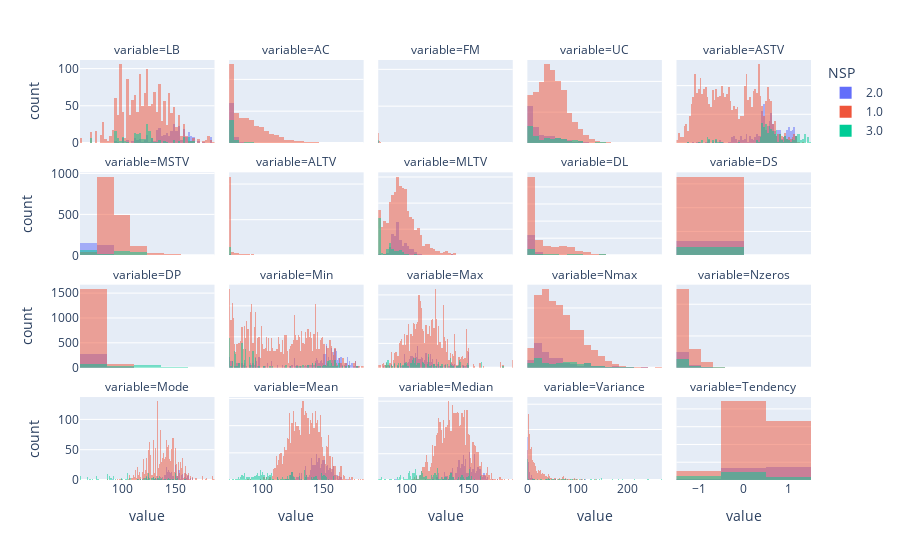

The notebook cell this image was saved under:
### Code cell
# Not a ton of obvious sperability of classes based on any of these variables
# Low mean/median/mode -> Pathology, but not low LB
# High ASTV -> pathology, low ASTV -> Normal
# High ALTV -> pathology, low ASTV -> Normal
# High AC -> Normal
# High DP -> Pathological
# DS -> Pathological
# High or low variance -> Pathological
# High or low min -> Pathological
# Low MLTV -> pathological
melted = raw_data_filtered.melt("NSP")
fig = px.histogram(melted, x="value", color="NSP", facet_col="variable", facet_col_wrap=5, opacity=.5, barmode='overlay', nbins=1000, 
                #    histnorm='probability density'
                   )
fig.update_yaxes(matches=None)
fig.update_xaxes(matches=None)
fig.show()

### Figure 1 — Plotly figure (JSON) as saved in the notebook; plotly's stock layout.template omitted (floating-point values rounded to 4 significant figures; data arrays with more than 128 entries replaced by an {"elided": "..."} marker saying what was removed)
{"data": [{"alignmentgroup": "True", "bingroup": "x", "hovertemplate": "NSP=2.0<br>variable=LB<br>value=%{x}<br>count=%{y}<extra></extra>", "legendgroup": "2.0", "marker": {"color": "#636efa", "opacity": 0.5, "pattern": {"shape": ""}}, "name": "2.0", "nbinsx": 1000, "offsetgroup": "2.0", "orientation": "v", "showlegend": true, "type": "histogram", "x": {"elided": "295 int values"}, "xaxis": "x16", "yaxis": "y16"}, {"alignmentgroup": "True", "bingroup": "x", "hovertemplate": "NSP=2.0<br>variable=AC<br>value=%{x}<br>count=%{y}<extra></extra>", "legendgroup": "2.0", "marker": {"color": "#636efa", "opacity": 0.5, "pattern": {"shape": ""}}, "name": "2.0", "nbinsx": 1000, "offsetgroup": "2.0", "orientation": "v", "showlegend": false, "type": "histogram", "x": {"elided": "295 int values"}, "xaxis": "x17", "yaxis": "y17"}, {"alignmentgroup": "True", "bingroup": "x", "hovertemplate": "NSP=2.0<br>variable=FM<br>value=%{x}<br>count=%{y}<extra></extra>", "legendgroup": "2.0", "marker": {"color": "#636efa", "opacity": 0.5, "pattern": {"shape": ""}}, "name": "2.0", "nbinsx": 1000, "offsetgroup": "2.0", "orientation": "v", "showlegend": false, "type": "histogram", "x": {"elided": "295 int values"}, "xaxis": "x18", "yaxis": "y18"}, {"alignmentgroup": "True", "bingroup": "x", "hovertemplate": "NSP=2.0<br>variable=UC<br>value=%{x}<br>count=%{y}<extra></extra>", "legendgroup": "2.0", "marker": {"color": "#636efa", "opacity": 0.5, "pattern": {"shape": ""}}, "name": "2.0", "nbinsx": 1000, "offsetgroup": "2.0", "orientation": "v", "showlegend": false, "type": "histogram", "x": {"elided": "295 int values"}, "xaxis": "x19", "yaxis": "y19"}, {"alignmentgroup": "True", "bingroup": "x", "hovertemplate": "NSP=2.0<br>variable=ASTV<br>value=%{x}<br>count=%{y}<extra></extra>", "legendgroup": "2.0", "marker": {"color": "#636efa", "opacity": 0.5, "pattern": {"shape": ""}}, "name": "2.0", "nbinsx": 1000, "offsetgroup": "2.0", "orientation": "v", "showlegend": false, "type": "histogram", "x": {"elided": "295 int values"}, "xaxis": "x20", "yaxis": "y20"}, {"alignmentgroup": "True", "bingroup": "x", "hovertemplate": "NSP=2.0<br>variable=MSTV<br>value=%{x}<br>count=%{y}<extra></extra>", "legendgroup": "2.0", "marker": {"color": "#636efa", "opacity": 0.5, "pattern": {"shape": ""}}, "name": "2.0", "nbinsx": 1000, "offsetgroup": "2.0", "orientation": "v", "showlegend": false, "type": "histogram", "x": {"elided": "295 float values"}, "xaxis": "x11", "yaxis": "y11"}, {"alignmentgroup": "True", "bingroup": "x", "hovertemplate": "NSP=2.0<br>variable=ALTV<br>value=%{x}<br>count=%{y}<extra></extra>", "legendgroup": "2.0", "marker": {"color": "#636efa", "opacity": 0.5, "pattern": {"shape": ""}}, "name": "2.0", "nbinsx": 1000, "offsetgroup": "2.0", "orientation": "v", "showlegend": false, "type": "histogram", "x": {"elided": "295 int values"}, "xaxis": "x12", "yaxis": "y12"}, {"alignmentgroup": "True", "bingroup": "x", "hovertemplate": "NSP=2.0<br>variable=MLTV<br>value=%{x}<br>count=%{y}<extra></extra>", "legendgroup": "2.0", "marker": {"color": "#636efa", "opacity": 0.5, "pattern": {"shape": ""}}, "name": "2.0", "nbinsx": 1000, "offsetgroup": "2.0", "orientation": "v", "showlegend": false, "type": "histogram", "x": {"elided": "295 float values"}, "xaxis": "x13", "yaxis": "y13"}, {"alignmentgroup": "True", "bingroup": "x", "hovertemplate": "NSP=2.0<br>variable=DL<br>value=%{x}<br>count=%{y}<extra></extra>", "legendgroup": "2.0", "marker": {"color": "#636efa", "opacity": 0.5, "pattern": {"shape": ""}}, "name": "2.0", "nbinsx": 1000, "offsetgroup": "2.0", "orientation": "v", "showlegend": false, "type": "histogram", "x": {"elided": "295 int values"}, "xaxis": "x14", "yaxis": "y14"}, {"alignmentgroup": "True", "bingroup": "x", "hovertemplate": "NSP=2.0<br>variable=DS<br>value=%{x}<br>count=%{y}<extra></extra>", "legendgroup": "2.0", "marker": {"color": "#636efa", "opacity": 0.5, "pattern": {"shape": ""}}, "name": "2.0", "nbinsx": 1000, "offsetgroup": "2.0", "orientation": "v", "showlegend": false, "type": "histogram", "x": {"elided": "295 int values"}, "xaxis": "x15", "yaxis": "y15"}, {"alignmentgroup": "True", "bingroup": "x", "hovertemplate": "NSP=2.0<br>variable=DP<br>value=%{x}<br>count=%{y}<extra></extra>", "legendgroup": "2.0", "marker": {"color": "#636efa", "opacity": 0.5, "pattern": {"shape": ""}}, "name": "2.0", "nbinsx": 1000, "offsetgroup": "2.0", "orientation": "v", "showlegend": false, "type": "histogram", "x": {"elided": "295 int values"}, "xaxis": "x6", "yaxis": "y6"}, {"alignmentgroup": "True", "bingroup": "x", "hovertemplate": "NSP=2.0<br>variable=Min<br>value=%{x}<br>count=%{y}<extra></extra>", "legendgroup": "2.0", "marker": {"color": "#636efa", "opacity": 0.5, "pattern": {"shape": ""}}, "name": "2.0", "nbinsx": 1000, "offsetgroup": "2.0", "orientation": "v", "showlegend": false, "type": "histogram", "x": {"elided": "295 int values"}, "xaxis": "x7", "yaxis": "y7"}, {"alignmentgroup": "True", "bingroup": "x", "hovertemplate": "NSP=2.0<br>variable=Max<br>value=%{x}<br>count=%{y}<extra></extra>", "legendgroup": "2.0", "marker": {"color": "#636efa", "opacity": 0.5, "pattern": {"shape": ""}}, "name": "2.0", "nbinsx": 1000, "offsetgroup": "2.0", "orientation": "v", "showlegend": false, "type": "histogram", "x": {"elided": "295 int values"}, "xaxis": "x8", "yaxis": "y8"}, {"alignmentgroup": "True", "bingroup": "x", "hovertemplate": "NSP=2.0<br>variable=Nmax<br>value=%{x}<br>count=%{y}<extra></extra>", "legendgroup": "2.0", "marker": {"color": "#636efa", "opacity": 0.5, "pattern": {"shape": ""}}, "name": "2.0", "nbinsx": 1000, "offsetgroup": "2.0", "orientation": "v", "showlegend": false, "type": "histogram", "x": {"elided": "295 int values"}, "xaxis": "x9", "yaxis": "y9"}, {"alignmentgroup": "True", "bingroup": "x", "hovertemplate": "NSP=2.0<br>variable=Nzeros<br>value=%{x}<br>count=%{y}<extra></extra>", "legendgroup": "2.0", "marker": {"color": "#636efa", "opacity": 0.5, "pattern": {"shape": ""}}, "name": "2.0", "nbinsx": 1000, "offsetgroup": "2.0", "orientation": "v", "showlegend": false, "type": "histogram", "x": {"elided": "295 int values"}, "xaxis": "x10", "yaxis": "y10"}, {"alignmentgroup": "True", "bingroup": "x", "hovertemplate": "NSP=2.0<br>variable=Mode<br>value=%{x}<br>count=%{y}<extra></extra>", "legendgroup": "2.0", "marker": {"color": "#636efa", "opacity": 0.5, "pattern": {"shape": ""}}, "name": "2.0", "nbinsx": 1000, "offsetgroup": "2.0", "orientation": "v", "showlegend": false, "type": "histogram", "x": {"elided": "295 int values"}, "xaxis": "x", "yaxis": "y"}, {"alignmentgroup": "True", "bingroup": "x", "hovertemplate": "NSP=2.0<br>variable=Mean<br>value=%{x}<br>count=%{y}<extra></extra>", "legendgroup": "2.0", "marker": {"color": "#636efa", "opacity": 0.5, "pattern": {"shape": ""}}, "name": "2.0", "nbinsx": 1000, "offsetgroup": "2.0", "orientation": "v", "showlegend": false, "type": "histogram", "x": {"elided": "295 int values"}, "xaxis": "x2", "yaxis": "y2"}, {"alignmentgroup": "True", "bingroup": "x", "hovertemplate": "NSP=2.0<br>variable=Median<br>value=%{x}<br>count=%{y}<extra></extra>", "legendgroup": "2.0", "marker": {"color": "#636efa", "opacity": 0.5, "pattern": {"shape": ""}}, "name": "2.0", "nbinsx": 1000, "offsetgroup": "2.0", "orientation": "v", "showlegend": false, "type": "histogram", "x": {"elided": "295 int values"}, "xaxis": "x3", "yaxis": "y3"}, {"alignmentgroup": "True", "bingroup": "x", "hovertemplate": "NSP=2.0<br>variable=Variance<br>value=%{x}<br>count=%{y}<extra></extra>", "legendgroup": "2.0", "marker": {"color": "#636efa", "opacity": 0.5, "pattern": {"shape": ""}}, "name": "2.0", "nbinsx": 1000, "offsetgroup": "2.0", "orientation": "v", "showlegend": false, "type": "histogram", "x": {"elided": "295 int values"}, "xaxis": "x4", "yaxis": "y4"}, {"alignmentgroup": "True", "bingroup": "x", "hovertemplate": "NSP=2.0<br>variable=Tendency<br>value=%{x}<br>count=%{y}<extra></extra>", "legendgroup": "2.0", "marker": {"color": "#636efa", "opacity": 0.5, "pattern": {"shape": ""}}, "name": "2.0", "nbinsx": 1000, "offsetgroup": "2.0", "orientation": "v", "showlegend": false, "type": "histogram", "x": {"elided": "295 int values"}, "xaxis": "x5", "yaxis": "y5"}, {"alignmentgroup": "True", "bingroup": "x", "hovertemplate": "NSP=1.0<br>variable=LB<br>value=%{x}<br>count=%{y}<extra></extra>", "legendgroup": "1.0", "marker": {"color": "#EF553B", "opacity": 0.5, "pattern": {"shape": ""}}, "name": "1.0", "nbinsx": 1000, "offsetgroup": "1.0", "orientation": "v", "showlegend": true, "type": "histogram", "x": {"elided": "1655 int values"}, "xaxis": "x16", "yaxis": "y16"}, {"alignmentgroup": "True", "bingroup": "x", "hovertemplate": "NSP=1.0<br>variable=AC<br>value=%{x}<br>count=%{y}<extra></extra>", "legendgroup": "1.0", "marker": {"color": "#EF553B", "opacity": 0.5, "pattern": {"shape": ""}}, "name": "1.0", "nbinsx": 1000, "offsetgroup": "1.0", "orientation": "v", "showlegend": false, "type": "histogram", "x": {"elided": "1655 int values"}, "xaxis": "x17", "yaxis": "y17"}, {"alignmentgroup": "True", "bingroup": "x", "hovertemplate": "NSP=1.0<br>variable=FM<br>value=%{x}<br>count=%{y}<extra></extra>", "legendgroup": "1.0", "marker": {"color": "#EF553B", "opacity": 0.5, "pattern": {"shape": ""}}, "name": "1.0", "nbinsx": 1000, "offsetgroup": "1.0", "orientation": "v", "showlegend": false, "type": "histogram", "x": {"elided": "1655 int values"}, "xaxis": "x18", "yaxis": "y18"}, {"alignmentgroup": "True", "bingroup": "x", "hovertemplate": "NSP=1.0<br>variable=UC<br>value=%{x}<br>count=%{y}<extra></extra>", "legendgroup": "1.0", "marker": {"color": "#EF553B", "opacity": 0.5, "pattern": {"shape": ""}}, "name": "1.0", "nbinsx": 1000, "offsetgroup": "1.0", "orientation": "v", "showlegend": false, "type": "histogram", "x": {"elided": "1655 int values"}, "xaxis": "x19", "yaxis": "y19"}, {"alignmentgroup": "True", "bingroup": "x", "hovertemplate": "NSP=1.0<br>variable=ASTV<br>value=%{x}<br>count=%{y}<extra></extra>", "legendgroup": "1.0", "marker": {"color": "#EF553B", "opacity": 0.5, "pattern": {"shape": ""}}, "name": "1.0", "nbinsx": 1000, "offsetgroup": "1.0", "orientation": "v", "showlegend": false, "type": "histogram", "x": {"elided": "1655 int values"}, "xaxis": "x20", "yaxis": "y20"}, {"alignmentgroup": "True", "bingroup": "x", "hovertemplate": "NSP=1.0<br>variable=MSTV<br>value=%{x}<br>count=%{y}<extra></extra>", "legendgroup": "1.0", "marker": {"color": "#EF553B", "opacity": 0.5, "pattern": {"shape": ""}}, "name": "1.0", "nbinsx": 1000, "offsetgroup": "1.0", "orientation": "v", "showlegend": false, "type": "histogram", "x": {"elided": "1655 float values"}, "xaxis": "x11", "yaxis": "y11"}, {"alignmentgroup": "True", "bingroup": "x", "hovertemplate": "NSP=1.0<br>variable=ALTV<br>value=%{x}<br>count=%{y}<extra></extra>", "legendgroup": "1.0", "marker": {"color": "#EF553B", "opacity": 0.5, "pattern": {"shape": ""}}, "name": "1.0", "nbinsx": 1000, "offsetgroup": "1.0", "orientation": "v", "showlegend": false, "type": "histogram", "x": {"elided": "1655 int values"}, "xaxis": "x12", "yaxis": "y12"}, {"alignmentgroup": "True", "bingroup": "x", "hovertemplate": "NSP=1.0<br>variable=MLTV<br>value=%{x}<br>count=%{y}<extra></extra>", "legendgroup": "1.0", "marker": {"color": "#EF553B", "opacity": 0.5, "pattern": {"shape": ""}}, "name": "1.0", "nbinsx": 1000, "offsetgroup": "1.0", "orientation": "v", "showlegend": false, "type": "histogram", "x": {"elided": "1655 float values"}, "xaxis": "x13", "yaxis": "y13"}, {"alignmentgroup": "True", "bingroup": "x", "hovertemplate": "NSP=1.0<br>variable=DL<br>value=%{x}<br>count=%{y}<extra></extra>", "legendgroup": "1.0", "marker": {"color": "#EF553B", "opacity": 0.5, "pattern": {"shape": ""}}, "name": "1.0", "nbinsx": 1000, "offsetgroup": "1.0", "orientation": "v", "showlegend": false, "type": "histogram", "x": {"elided": "1655 int values"}, "xaxis": "x14", "yaxis": "y14"}, {"alignmentgroup": "True", "bingroup": "x", "hovertemplate": "NSP=1.0<br>variable=DS<br>value=%{x}<br>count=%{y}<extra></extra>", "legendgroup": "1.0", "marker": {"color": "#EF553B", "opacity": 0.5, "pattern": {"shape": ""}}, "name": "1.0", "nbinsx": 1000, "offsetgroup": "1.0", "orientation": "v", "showlegend": false, "type": "histogram", "x": {"elided": "1655 int values"}, "xaxis": "x15", "yaxis": "y15"}, {"alignmentgroup": "True", "bingroup": "x", "hovertemplate": "NSP=1.0<br>variable=DP<br>value=%{x}<br>count=%{y}<extra></extra>", "legendgroup": "1.0", "marker": {"color": "#EF553B", "opacity": 0.5, "pattern": {"shape": ""}}, "name": "1.0", "nbinsx": 1000, "offsetgroup": "1.0", "orientation": "v", "showlegend": false, "type": "histogram", "x": {"elided": "1655 int values"}, "xaxis": "x6", "yaxis": "y6"}, {"alignmentgroup": "True", "bingroup": "x", "hovertemplate": "NSP=1.0<br>variable=Min<br>value=%{x}<br>count=%{y}<extra></extra>", "legendgroup": "1.0", "marker": {"color": "#EF553B", "opacity": 0.5, "pattern": {"shape": ""}}, "name": "1.0", "nbinsx": 1000, "offsetgroup": "1.0", "orientation": "v", "showlegend": false, "type": "histogram", "x": {"elided": "1655 int values"}, "xaxis": "x7", "yaxis": "y7"}, {"alignmentgroup": "True", "bingroup": "x", "hovertemplate": "NSP=1.0<br>variable=Max<br>value=%{x}<br>count=%{y}<extra></extra>", "legendgroup": "1.0", "marker": {"color": "#EF553B", "opacity": 0.5, "pattern": {"shape": ""}}, "name": "1.0", "nbinsx": 1000, "offsetgroup": "1.0", "orientation": "v", "showlegend": false, "type": "histogram", "x": {"elided": "1655 int values"}, "xaxis": "x8", "yaxis": "y8"}, {"alignmentgroup": "True", "bingroup": "x", "hovertemplate": "NSP=1.0<br>variable=Nmax<br>value=%{x}<br>count=%{y}<extra></extra>", "legendgroup": "1.0", "marker": {"color": "#EF553B", "opacity": 0.5, "pattern": {"shape": ""}}, "name": "1.0", "nbinsx": 1000, "offsetgroup": "1.0", "orientation": "v", "showlegend": false, "type": "histogram", "x": {"elided": "1655 int values"}, "xaxis": "x9", "yaxis": "y9"}, {"alignmentgroup": "True", "bingroup": "x", "hovertemplate": "NSP=1.0<br>variable=Nzeros<br>value=%{x}<br>count=%{y}<extra></extra>", "legendgroup": "1.0", "marker": {"color": "#EF553B", "opacity": 0.5, "pattern": {"shape": ""}}, "name": "1.0", "nbinsx": 1000, "offsetgroup": "1.0", "orientation": "v", "showlegend": false, "type": "histogram", "x": {"elided": "1655 int values"}, "xaxis": "x10", "yaxis": "y10"}, {"alignmentgroup": "True", "bingroup": "x", "hovertemplate": "NSP=1.0<br>variable=Mode<br>value=%{x}<br>count=%{y}<extra></extra>", "legendgroup": "1.0", "marker": {"color": "#EF553B", "opacity": 0.5, "pattern": {"shape": ""}}, "name": "1.0", "nbinsx": 1000, "offsetgroup": "1.0", "orientation": "v", "showlegend": false, "type": "histogram", "x": {"elided": "1655 int values"}, "xaxis": "x", "yaxis": "y"}, {"alignmentgroup": "True", "bingroup": "x", "hovertemplate": "NSP=1.0<br>variable=Mean<br>value=%{x}<br>count=%{y}<extra></extra>", "legendgroup": "1.0", "marker": {"color": "#EF553B", "opacity": 0.5, "pattern": {"shape": ""}}, "name": "1.0", "nbinsx": 1000, "offsetgroup": "1.0", "orientation": "v", "showlegend": false, "type": "histogram", "x": {"elided": "1655 int values"}, "xaxis": "x2", "yaxis": "y2"}, {"alignmentgroup": "True", "bingroup": "x", "hovertemplate": "NSP=1.0<br>variable=Median<br>value=%{x}<br>count=%{y}<extra></extra>", "legendgroup": "1.0", "marker": {"color": "#EF553B", "opacity": 0.5, "pattern": {"shape": ""}}, "name": "1.0", "nbinsx": 1000, "offsetgroup": "1.0", "orientation": "v", "showlegend": false, "type": "histogram", "x": {"elided": "1655 int values"}, "xaxis": "x3", "yaxis": "y3"}, {"alignmentgroup": "True", "bingroup": "x", "hovertemplate": "NSP=1.0<br>variable=Variance<br>value=%{x}<br>count=%{y}<extra></extra>", "legendgroup": "1.0", "marker": {"color": "#EF553B", "opacity": 0.5, "pattern": {"shape": ""}}, "name": "1.0", "nbinsx": 1000, "offsetgroup": "1.0", "orientation": "v", "showlegend": false, "type": "histogram", "x": {"elided": "1655 int values"}, "xaxis": "x4", "yaxis": "y4"}, {"alignmentgroup": "True", "bingroup": "x", "hovertemplate": "NSP=1.0<br>variable=Tendency<br>value=%{x}<br>count=%{y}<extra></extra>", "legendgroup": "1.0", "marker": {"color": "#EF553B", "opacity": 0.5, "pattern": {"shape": ""}}, "name": "1.0", "nbinsx": 1000, "offsetgroup": "1.0", "orientation": "v", "showlegend": false, "type": "histogram", "x": {"elided": "1655 int values"}, "xaxis": "x5", "yaxis": "y5"}, {"alignmentgroup": "True", "bingroup": "x", "hovertemplate": "NSP=3.0<br>variable=LB<br>value=%{x}<br>count=%{y}<extra></extra>", "legendgroup": "3.0", "marker": {"color": "#00cc96", "opacity": 0.5, "pattern": {"shape": ""}}, "name": "3.0", "nbinsx": 1000, "offsetgroup": "3.0", "orientation": "v", "showlegend": true, "type": "histogram", "x": {"elided": "176 int values"}, "xaxis": "x16", "yaxis": "y16"}, {"alignmentgroup": "True", "bingroup": "x", "hovertemplate": "NSP=3.0<br>variable=AC<br>value=%{x}<br>count=%{y}<extra></extra>", "legendgroup": "3.0", "marker": {"color": "#00cc96", "opacity": 0.5, "pattern": {"shape": ""}}, "name": "3.0", "nbinsx": 1000, "offsetgroup": "3.0", "orientation": "v", "showlegend": false, "type": "histogram", "x": {"elided": "176 int values"}, "xaxis": "x17", "yaxis": "y17"}, {"alignmentgroup": "True", "bingroup": "x", "hovertemplate": "NSP=3.0<br>variable=FM<br>value=%{x}<br>count=%{y}<extra></extra>", "legendgroup": "3.0", "marker": {"color": "#00cc96", "opacity": 0.5, "pattern": {"shape": ""}}, "name": "3.0", "nbinsx": 1000, "offsetgroup": "3.0", "orientation": "v", "showlegend": false, "type": "histogram", "x": {"elided": "176 int values"}, "xaxis": "x18", "yaxis": "y18"}, {"alignmentgroup": "True", "bingroup": "x", "hovertemplate": "NSP=3.0<br>variable=UC<br>value=%{x}<br>count=%{y}<extra></extra>", "legendgroup": "3.0", "marker": {"color": "#00cc96", "opacity": 0.5, "pattern": {"shape": ""}}, "name": "3.0", "nbinsx": 1000, "offsetgroup": "3.0", "orientation": "v", "showlegend": false, "type": "histogram", "x": {"elided": "176 int values"}, "xaxis": "x19", "yaxis": "y19"}, {"alignmentgroup": "True", "bingroup": "x", "hovertemplate": "NSP=3.0<br>variable=ASTV<br>value=%{x}<br>count=%{y}<extra></extra>", "legendgroup": "3.0", "marker": {"color": "#00cc96", "opacity": 0.5, "pattern": {"shape": ""}}, "name": "3.0", "nbinsx": 1000, "offsetgroup": "3.0", "orientation": "v", "showlegend": false, "type": "histogram", "x": {"elided": "176 int values"}, "xaxis": "x20", "yaxis": "y20"}, {"alignmentgroup": "True", "bingroup": "x", "hovertemplate": "NSP=3.0<br>variable=MSTV<br>value=%{x}<br>count=%{y}<extra></extra>", "legendgroup": "3.0", "marker": {"color": "#00cc96", "opacity": 0.5, "pattern": {"shape": ""}}, "name": "3.0", "nbinsx": 1000, "offsetgroup": "3.0", "orientation": "v", "showlegend": false, "type": "histogram", "x": {"elided": "176 float values"}, "xaxis": "x11", "yaxis": "y11"}, {"alignmentgroup": "True", "bingroup": "x", "hovertemplate": "NSP=3.0<br>variable=ALTV<br>value=%{x}<br>count=%{y}<extra></extra>", "legendgroup": "3.0", "marker": {"color": "#00cc96", "opacity": 0.5, "pattern": {"shape": ""}}, "name": "3.0", "nbinsx": 1000, "offsetgroup": "3.0", "orientation": "v", "showlegend": false, "type": "histogram", "x": {"elided": "176 int values"}, "xaxis": "x12", "yaxis": "y12"}, {"alignmentgroup": "True", "bingroup": "x", "hovertemplate": "NSP=3.0<br>variable=MLTV<br>value=%{x}<br>count=%{y}<extra></extra>", "legendgroup": "3.0", "marker": {"color": "#00cc96", "opacity": 0.5, "pattern": {"shape": ""}}, "name": "3.0", "nbinsx": 1000, "offsetgroup": "3.0", "orientation": "v", "showlegend": false, "type": "histogram", "x": {"elided": "176 float values"}, "xaxis": "x13", "yaxis": "y13"}, {"alignmentgroup": "True", "bingroup": "x", "hovertemplate": "NSP=3.0<br>variable=DL<br>value=%{x}<br>count=%{y}<extra></extra>", "legendgroup": "3.0", "marker": {"color": "#00cc96", "opacity": 0.5, "pattern": {"shape": ""}}, "name": "3.0", "nbinsx": 1000, "offsetgroup": "3.0", "orientation": "v", "showlegend": false, "type": "histogram", "x": {"elided": "176 int values"}, "xaxis": "x14", "yaxis": "y14"}, {"alignmentgroup": "True", "bingroup": "x", "hovertemplate": "NSP=3.0<br>variable=DS<br>value=%{x}<br>count=%{y}<extra></extra>", "legendgroup": "3.0", "marker": {"color": "#00cc96", "opacity": 0.5, "pattern": {"shape": ""}}, "name": "3.0", "nbinsx": 1000, "offsetgroup": "3.0", "orientation": "v", "showlegend": false, "type": "histogram", "x": {"elided": "176 int values"}, "xaxis": "x15", "yaxis": "y15"}, {"alignmentgroup": "True", "bingroup": "x", "hovertemplate": "NSP=3.0<br>variable=DP<br>value=%{x}<br>count=%{y}<extra></extra>", "legendgroup": "3.0", "marker": {"color": "#00cc96", "opacity": 0.5, "pattern": {"shape": ""}}, "name": "3.0", "nbinsx": 1000, "offsetgroup": "3.0", "orientation": "v", "showlegend": false, "type": "histogram", "x": {"elided": "176 int values"}, "xaxis": "x6", "yaxis": "y6"}, {"alignmentgroup": "True", "bingroup": "x", "hovertemplate": "NSP=3.0<br>variable=Min<br>value=%{x}<br>count=%{y}<extra></extra>", "legendgroup": "3.0", "marker": {"color": "#00cc96", "opacity": 0.5, "pattern": {"shape": ""}}, "name": "3.0", "nbinsx": 1000, "offsetgroup": "3.0", "orientation": "v", "showlegend": false, "type": "histogram", "x": {"elided": "176 int values"}, "xaxis": "x7", "yaxis": "y7"}, {"alignmentgroup": "True", "bingroup": "x", "hovertemplate": "NSP=3.0<br>variable=Max<br>value=%{x}<br>count=%{y}<extra></extra>", "legendgroup": "3.0", "marker": {"color": "#00cc96", "opacity": 0.5, "pattern": {"shape": ""}}, "name": "3.0", "nbinsx": 1000, "offsetgroup": "3.0", "orientation": "v", "showlegend": false, "type": "histogram", "x": {"elided": "176 int values"}, "xaxis": "x8", "yaxis": "y8"}, {"alignmentgroup": "True", "bingroup": "x", "hovertemplate": "NSP=3.0<br>variable=Nmax<br>value=%{x}<br>count=%{y}<extra></extra>", "legendgroup": "3.0", "marker": {"color": "#00cc96", "opacity": 0.5, "pattern": {"shape": ""}}, "name": "3.0", "nbinsx": 1000, "offsetgroup": "3.0", "orientation": "v", "showlegend": false, "type": "histogram", "x": {"elided": "176 int values"}, "xaxis": "x9", "yaxis": "y9"}, {"alignmentgroup": "True", "bingroup": "x", "hovertemplate": "NSP=3.0<br>variable=Nzeros<br>value=%{x}<br>count=%{y}<extra></extra>", "legendgroup": "3.0", "marker": {"color": "#00cc96", "opacity": 0.5, "pattern": {"shape": ""}}, "name": "3.0", "nbinsx": 1000, "offsetgroup": "3.0", "orientation": "v", "showlegend": false, "type": "histogram", "x": {"elided": "176 int values"}, "xaxis": "x10", "yaxis": "y10"}, {"alignmentgroup": "True", "bingroup": "x", "hovertemplate": "NSP=3.0<br>variable=Mode<br>value=%{x}<br>count=%{y}<extra></extra>", "legendgroup": "3.0", "marker": {"color": "#00cc96", "opacity": 0.5, "pattern": {"shape": ""}}, "name": "3.0", "nbinsx": 1000, "offsetgroup": "3.0", "orientation": "v", "showlegend": false, "type": "histogram", "x": {"elided": "176 int values"}, "xaxis": "x", "yaxis": "y"}, {"alignmentgroup": "True", "bingroup": "x", "hovertemplate": "NSP=3.0<br>variable=Mean<br>value=%{x}<br>count=%{y}<extra></extra>", "legendgroup": "3.0", "marker": {"color": "#00cc96", "opacity": 0.5, "pattern": {"shape": ""}}, "name": "3.0", "nbinsx": 1000, "offsetgroup": "3.0", "orientation": "v", "showlegend": false, "type": "histogram", "x": {"elided": "176 int values"}, "xaxis": "x2", "yaxis": "y2"}, {"alignmentgroup": "True", "bingroup": "x", "hovertemplate": "NSP=3.0<br>variable=Median<br>value=%{x}<br>count=%{y}<extra></extra>", "legendgroup": "3.0", "marker": {"color": "#00cc96", "opacity": 0.5, "pattern": {"shape": ""}}, "name": "3.0", "nbinsx": 1000, "offsetgroup": "3.0", "orientation": "v", "showlegend": false, "type": "histogram", "x": {"elided": "176 int values"}, "xaxis": "x3", "yaxis": "y3"}, {"alignmentgroup": "True", "bingroup": "x", "hovertemplate": "NSP=3.0<br>variable=Variance<br>value=%{x}<br>count=%{y}<extra></extra>", "legendgroup": "3.0", "marker": {"color": "#00cc96", "opacity": 0.5, "pattern": {"shape": ""}}, "name": "3.0", "nbinsx": 1000, "offsetgroup": "3.0", "orientation": "v", "showlegend": false, "type": "histogram", "x": {"elided": "176 int values"}, "xaxis": "x4", "yaxis": "y4"}, {"alignmentgroup": "True", "bingroup": "x", "hovertemplate": "NSP=3.0<br>variable=Tendency<br>value=%{x}<br>count=%{y}<extra></extra>", "legendgroup": "3.0", "marker": {"color": "#00cc96", "opacity": 0.5, "pattern": {"shape": ""}}, "name": "3.0", "nbinsx": 1000, "offsetgroup": "3.0", "orientation": "v", "showlegend": false, "type": "histogram", "x": {"elided": "176 int values"}, "xaxis": "x5", "yaxis": "y5"}], "layout": {"annotations": [{"font": {}, "showarrow": false, "text": "variable=Mode", "x": 0.092, "xanchor": "center", "xref": "paper", "y": 0.1975, "yanchor": "bottom", "yref": "paper"}, {"font": {}, "showarrow": false, "text": "variable=Mean", "x": 0.296, "xanchor": "center", "xref": "paper", "y": 0.1975, "yanchor": "bottom", "yref": "paper"}, {"font": {}, "showarrow": false, "text": "variable=Median", "x": 0.5, "xanchor": "center", "xref": "paper", "y": 0.1975, "yanchor": "bottom", "yref": "paper"}, {"font": {}, "showarrow": false, "text": "variable=Variance", "x": 0.704, "xanchor": "center", "xref": "paper", "y": 0.1975, "yanchor": "bottom", "yref": "paper"}, {"font": {}, "showarrow": false, "text": "variable=Tendency", "x": 0.908, "xanchor": "center", "xref": "paper", "y": 0.1975, "yanchor": "bottom", "yref": "paper"}, {"font": {}, "showarrow": false, "text": "variable=DP", "x": 0.092, "xanchor": "center", "xref": "paper", "y": 0.465, "yanchor": "bottom", "yref": "paper"}, {"font": {}, "showarrow": false, "text": "variable=Min", "x": 0.296, "xanchor": "center", "xref": "paper", "y": 0.465, "yanchor": "bottom", "yref": "paper"}, {"font": {}, "showarrow": false, "text": "variable=Max", "x": 0.5, "xanchor": "center", "xref": "paper", "y": 0.465, "yanchor": "bottom", "yref": "paper"}, {"font": {}, "showarrow": false, "text": "variable=Nmax", "x": 0.704, "xanchor": "center", "xref": "paper", "y": 0.465, "yanchor": "bottom", "yref": "paper"}, {"font": {}, "showarrow": false, "text": "variable=Nzeros", "x": 0.908, "xanchor": "center", "xref": "paper", "y": 0.465, "yanchor": "bottom", "yref": "paper"}, {"font": {}, "showarrow": false, "text": "variable=MSTV", "x": 0.092, "xanchor": "center", "xref": "paper", "y": 0.7325, "yanchor": "bottom", "yref": "paper"}, {"font": {}, "showarrow": false, "text": "variable=ALTV", "x": 0.296, "xanchor": "center", "xref": "paper", "y": 0.7325, "yanchor": "bottom", "yref": "paper"}, {"font": {}, "showarrow": false, "text": "variable=MLTV", "x": 0.5, "xanchor": "center", "xref": "paper", "y": 0.7325, "yanchor": "bottom", "yref": "paper"}, {"font": {}, "showarrow": false, "text": "variable=DL", "x": 0.704, "xanchor": "center", "xref": "paper", "y": 0.7325, "yanchor": "bottom", "yref": "paper"}, {"font": {}, "showarrow": false, "text": "variable=DS", "x": 0.908, "xanchor": "center", "xref": "paper", "y": 0.7325, "yanchor": "bottom", "yref": "paper"}, {"font": {}, "showarrow": false, "text": "variable=LB", "x": 0.092, "xanchor": "center", "xref": "paper", "y": 1, "yanchor": "bottom", "yref": "paper"}, {"font": {}, "showarrow": false, "text": "variable=AC", "x": 0.296, "xanchor": "center", "xref": "paper", "y": 1, "yanchor": "bottom", "yref": "paper"}, {"font": {}, "showarrow": false, "text": "variable=FM", "x": 0.5, "xanchor": "center", "xref": "paper", "y": 1, "yanchor": "bottom", "yref": "paper"}, {"font": {}, "showarrow": false, "text": "variable=UC", "x": 0.704, "xanchor": "center", "xref": "paper", "y": 1, "yanchor": "bottom", "yref": "paper"}, {"font": {}, "showarrow": false, "text": "variable=ASTV", "x": 0.908, "xanchor": "center", "xref": "paper", "y": 1, "yanchor": "bottom", "yref": "paper"}], "barmode": "overlay", "legend": {"title": {"text": "NSP"}, "tracegroupgap": 0}, "margin": {"t": 60}, "xaxis": {"anchor": "y", "domain": [0, 0.184], "title": {"text": "value"}}, "xaxis10": {"anchor": "y10", "domain": [0.816, 1], "showticklabels": false}, "xaxis11": {"anchor": "y11", "domain": [0, 0.184], "showticklabels": false}, "xaxis12": {"anchor": "y12", "domain": [0.204, 0.388], "showticklabels": false}, "xaxis13": {"anchor": "y13", "domain": [0.408, 0.592], "showticklabels": false}, "xaxis14": {"anchor": "y14", "domain": [0.612, 0.796], "showticklabels": false}, "xaxis15": {"anchor": "y15", "domain": [0.816, 1], "showticklabels": false}, "xaxis16": {"anchor": "y16", "domain": [0, 0.184], "showticklabels": false}, "xaxis17": {"anchor": "y17", "domain": [0.204, 0.388], "showticklabels": false}, "xaxis18": {"anchor": "y18", "domain": [0.408, 0.592], "showticklabels": false}, "xaxis19": {"anchor": "y19", "domain": [0.612, 0.796], "showticklabels": false}, "xaxis2": {"anchor": "y2", "domain": [0.204, 0.388], "title": {"text": "value"}}, "xaxis20": {"anchor": "y20", "domain": [0.816, 1], "showticklabels": false}, "xaxis3": {"anchor": "y3", "domain": [0.408, 0.592], "title": {"text": "value"}}, "xaxis4": {"anchor": "y4", "domain": [0.612, 0.796], "title": {"text": "value"}}, "xaxis5": {"anchor": "y5", "domain": [0.816, 1], "title": {"text": "value"}}, "xaxis6": {"anchor": "y6", "domain": [0, 0.184], "showticklabels": false}, "xaxis7": {"anchor": "y7", "domain": [0.204, 0.388], "showticklabels": false}, "xaxis8": {"anchor": "y8", "domain": [0.408, 0.592], "showticklabels": false}, "xaxis9": {"anchor": "y9", "domain": [0.612, 0.796], "showticklabels": false}, "yaxis": {"anchor": "x", "domain": [0, 0.1975], "title": {"text": "count"}}, "yaxis10": {"anchor": "x10", "domain": [0.2675, 0.465], "showticklabels": false}, "yaxis11": {"anchor": "x11", "domain": [0.535, 0.7325], "title": {"text": "count"}}, "yaxis12": {"anchor": "x12", "domain": [0.535, 0.7325], "showticklabels": false}, "yaxis13": {"anchor": "x13", "domain": [0.535, 0.7325], "showticklabels": false}, "yaxis14": {"anchor": "x14", "domain": [0.535, 0.7325], "showticklabels": false}, "yaxis15": {"anchor": "x15", "domain": [0.535, 0.7325], "showticklabels": false}, "yaxis16": {"anchor": "x16", "domain": [0.8025, 1], "title": {"text": "count"}}, "yaxis17": {"anchor": "x17", "domain": [0.8025, 1], "showticklabels": false}, "yaxis18": {"anchor": "x18", "domain": [0.8025, 1], "showticklabels": false}, "yaxis19": {"anchor": "x19", "domain": [0.8025, 1], "showticklabels": false}, "yaxis2": {"anchor": "x2", "domain": [0, 0.1975], "showticklabels": false}, "yaxis20": {"anchor": "x20", "domain": [0.8025, 1], "showticklabels": false}, "yaxis3": {"anchor": "x3", "domain": [0, 0.1975], "showticklabels": false}, "yaxis4": {"anchor": "x4", "domain": [0, 0.1975], "showticklabels": false}, "yaxis5": {"anchor": "x5", "domain": [0, 0.1975], "showticklabels": false}, "yaxis6": {"anchor": "x6", "domain": [0.2675, 0.465], "title": {"text": "count"}}, "yaxis7": {"anchor": "x7", "domain": [0.2675, 0.465], "showticklabels": false}, "yaxis8": {"anchor": "x8", "domain": [0.2675, 0.465], "showticklabels": false}, "yaxis9": {"anchor": "x9", "domain": [0.2675, 0.465], "showticklabels": false}}}
